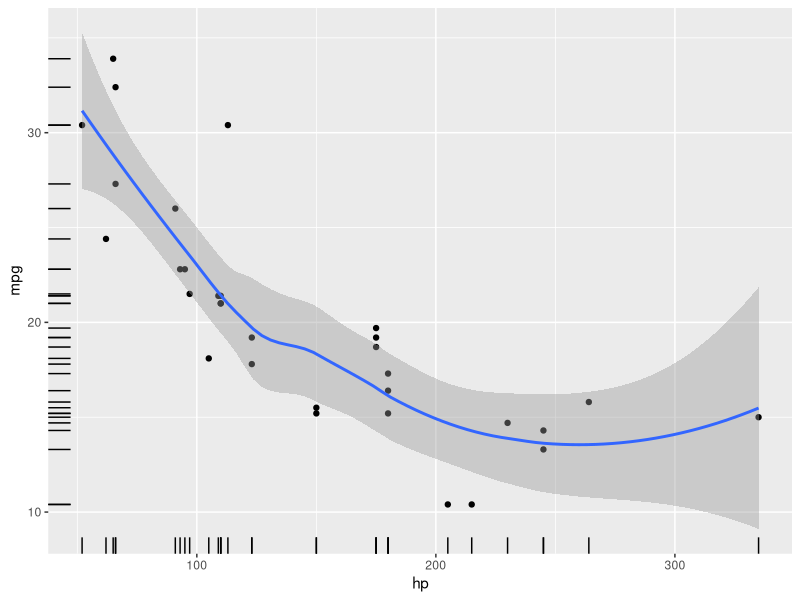
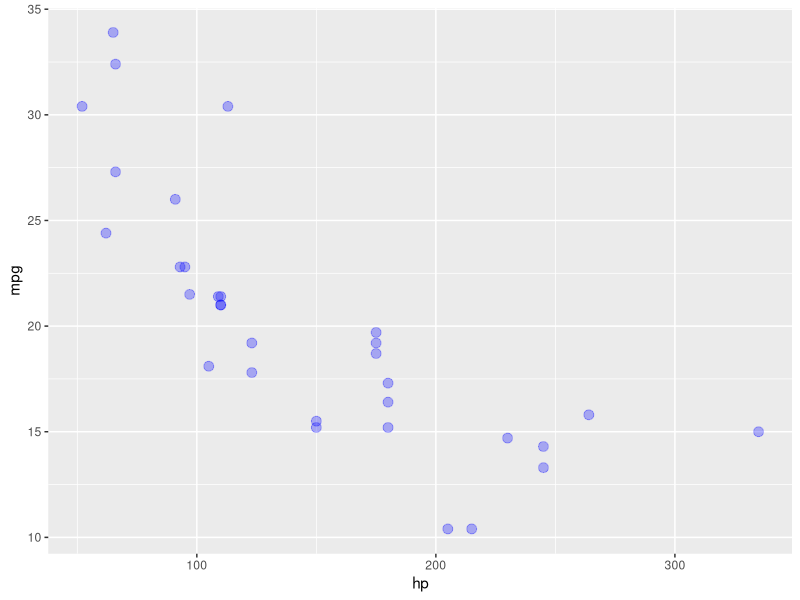
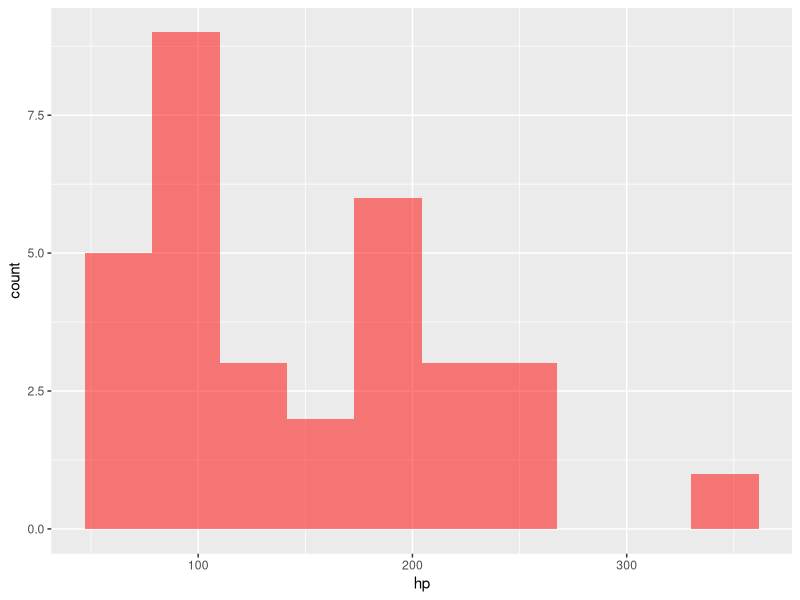
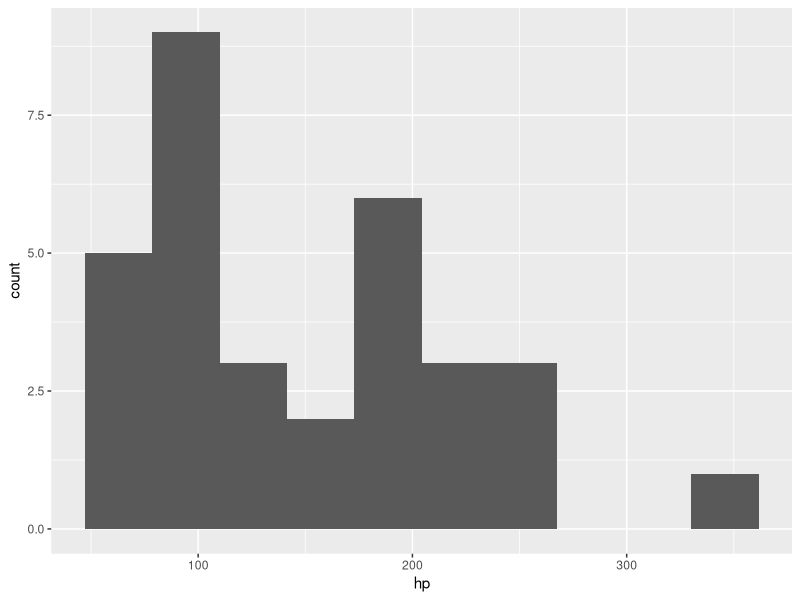
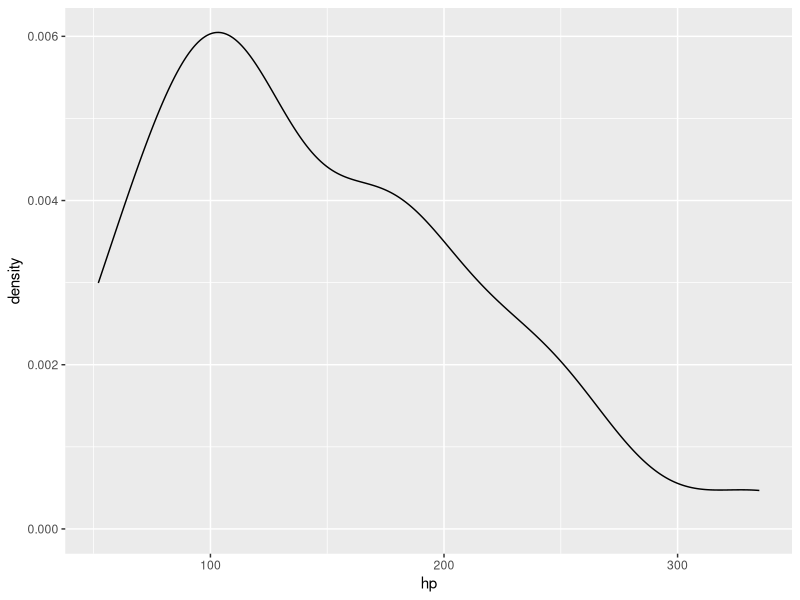
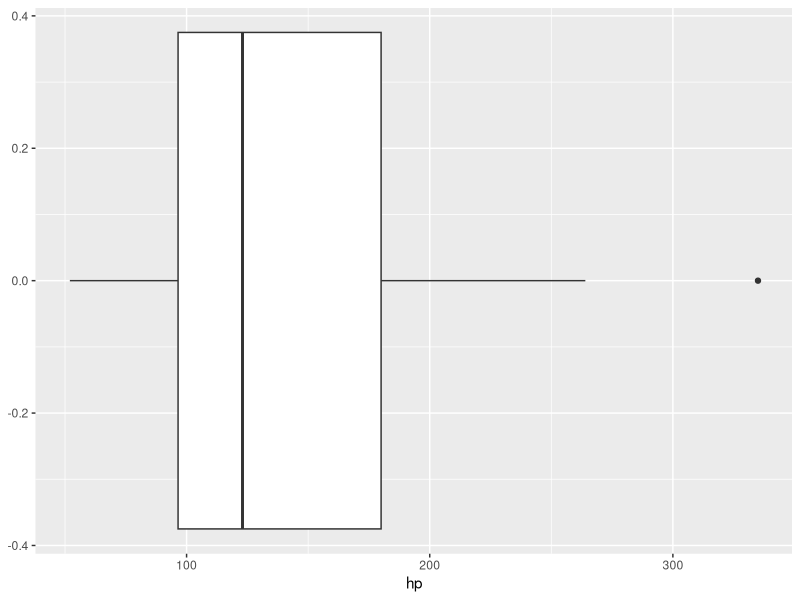
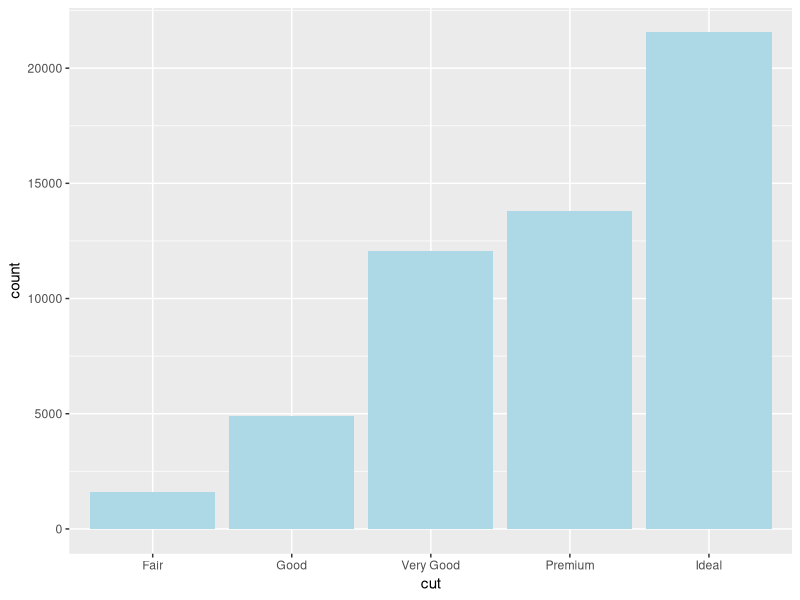
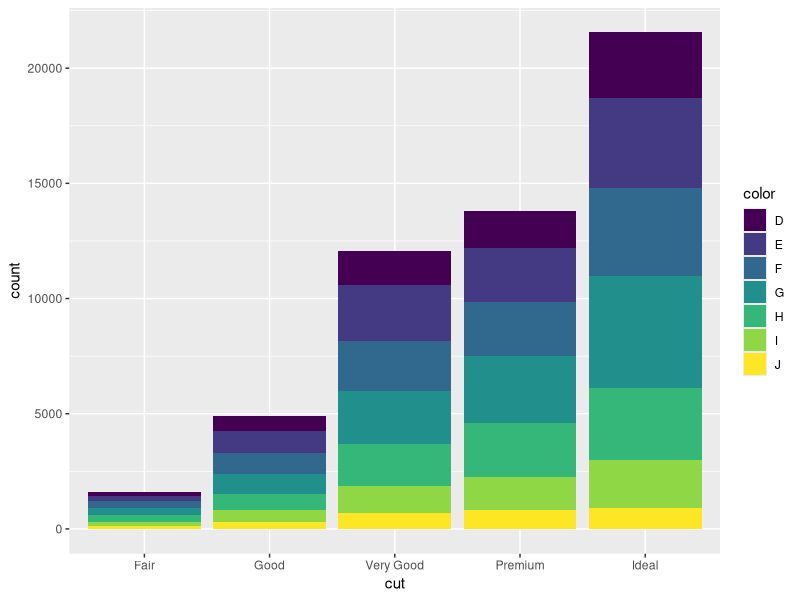

The R script that drew these images, in order:
## ggplot2
## library tidyverse
library(tidyverse)

##First Plot
ggplot(data = mtcars, mapping = aes(x = hp, y = mpg)) +
  geom_point() +
  geom_smooth() +
  geom_rug()

ggplot(mtcars, aes(hp, mpg)) +
  geom_point(size = 3, col = "blue", alpha = 0.3) #alpha 0-1

ggplot(mtcars, aes(hp)) +
  geom_histogram(bins = 10, fill = "red", alpha = 0.5)

p <- ggplot(mtcars, aes(hp))
p + geom_histogram(bins = 10)
p + geom_density()
p + geom_boxplot()

## Box Plot by groups
diamonds %>% 
  count(cut)

ggplot(diamonds, aes(cut)) +
  geom_bar(fill = "lightblue")

ggplot(diamonds, mapping = aes(cut, fill = color)) +
  geom_bar(position = "stack")

ggplot(diamonds, mapping = aes(cut, fill = color)) +
  geom_bar(position = "dodge")

ggplot(diamonds, mapping = aes(cut, fill = color)) +
  geom_bar(position = "fill")

###Scatter plot
set.seed(70)
small_diamonds <- sample_n(diamonds, 5000)

ggplot(small_diamonds, aes(carat, price)) +
  geom_point()

### FACET : small multiples
ggplot(small_diamonds, aes(carat, price)) +
  geom_point() +
  geom_smooth(method = "lm", col = "red") +
  facet_wrap(~color, ncol = 2) +
  theme_minimal() +
  labs(title = "Relationship between carat and price by color",
       x = "Carat",
       y = "Price USD",
       caption = "Source : Diamonds from ggplot2 package")

### Final Example 

ggplot(small_diamonds, aes(carat, price, col = cut)) +
  geom_point(size = 3, alpha = 0.2) +
  facet_wrap(~color, ncol = 2) +
  theme_minimal()

### mapping inside aes(), Setting outside aes() 















